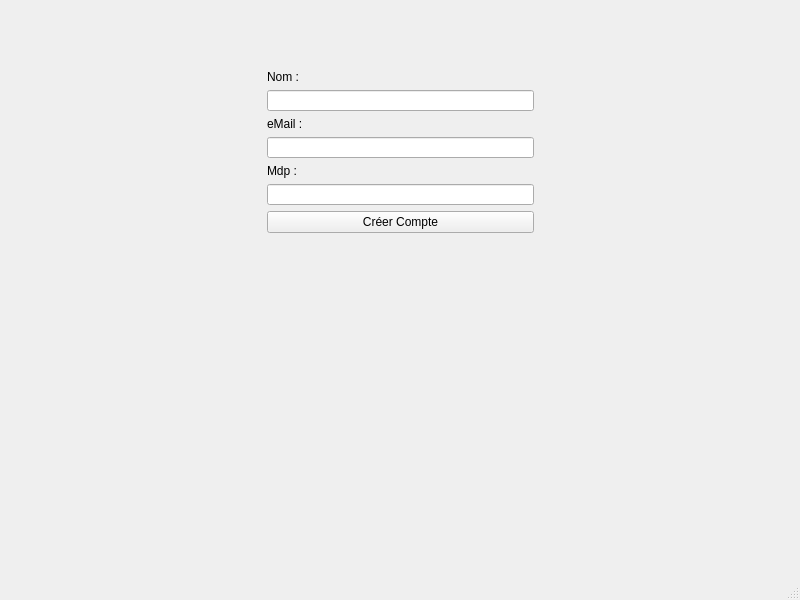
<?xml version="1.0" encoding="UTF-8"?>
<ui version="4.0">
 <class>MainWindow</class>
 <widget class="QMainWindow" name="MainWindow">
  <property name="geometry">
   <rect>
    <x>0</x>
    <y>0</y>
    <width>800</width>
    <height>600</height>
   </rect>
  </property>
  <property name="windowTitle">
   <string>MainWindow</string>
  </property>
  <widget class="QWidget" name="centralwidget">
   <widget class="QWidget" name="gridLayoutWidget">
    <property name="geometry">
     <rect>
      <x>0</x>
      <y>70</y>
      <width>801</width>
      <height>164</height>
     </rect>
    </property>
    <layout class="QGridLayout" name="gridLayout">
     <item row="0" column="1">
      <widget class="QLabel" name="label">
       <property name="text">
        <string>Nom :</string>
       </property>
      </widget>
     </item>
     <item row="1" column="1">
      <widget class="QLineEdit" name="lineEdit_Nom"/>
     </item>
     <item row="5" column="1">
      <widget class="QLineEdit" name="lineEdit_Mdp"/>
     </item>
     <item row="3" column="1">
      <widget class="QLineEdit" name="lineEdit_eMail"/>
     </item>
     <item row="1" column="0">
      <spacer name="horizontalSpacer">
       <property name="orientation">
        <enum>Qt::Horizontal</enum>
       </property>
       <property name="sizeHint" stdset="0">
        <size>
         <width>40</width>
         <height>20</height>
        </size>
       </property>
      </spacer>
     </item>
     <item row="4" column="1">
      <widget class="QLabel" name="label_3">
       <property name="text">
        <string>Mdp :</string>
       </property>
      </widget>
     </item>
     <item row="1" column="2">
      <spacer name="horizontalSpacer_2">
       <property name="orientation">
        <enum>Qt::Horizontal</enum>
       </property>
       <property name="sizeHint" stdset="0">
        <size>
         <width>40</width>
         <height>20</height>
        </size>
       </property>
      </spacer>
     </item>
     <item row="2" column="1">
      <widget class="QLabel" name="label_2">
       <property name="text">
        <string>eMail :</string>
       </property>
      </widget>
     </item>
     <item row="6" column="1">
      <widget class="QPushButton" name="boutton_Compte">
       <property name="text">
        <string>Créer Compte</string>
       </property>
      </widget>
     </item>
    </layout>
   </widget>
  </widget>
  <widget class="QMenuBar" name="menubar">
   <property name="geometry">
    <rect>
     <x>0</x>
     <y>0</y>
     <width>800</width>
     <height>20</height>
    </rect>
   </property>
  </widget>
  <widget class="QStatusBar" name="statusbar"/>
 </widget>
 <resources/>
 <connections/>
</ui>
